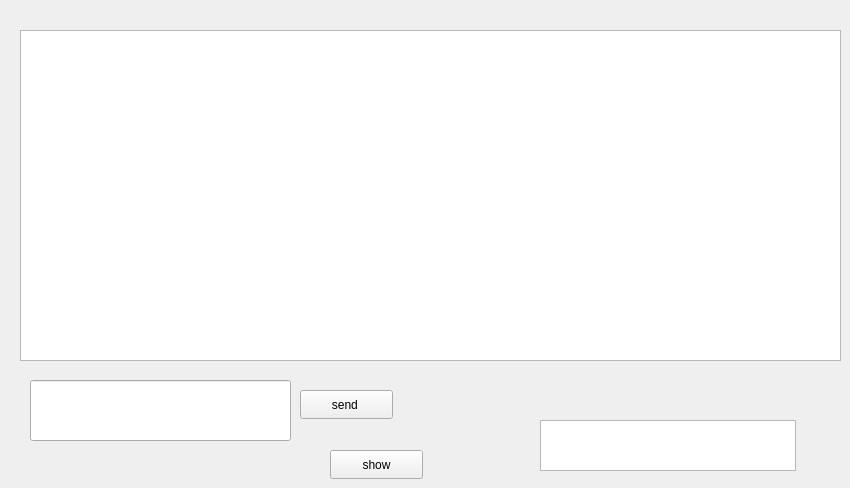
        <widget class="QWidget" name="tab_13">
         <attribute name="title">
          <string>messages privés</string>
         </attribute>
         <widget class="QLineEdit" name="messageg_2">
          <property name="geometry">
           <rect>
            <x>30</x>
            <y>380</y>
            <width>261</width>
            <height>61</height>
           </rect>
          </property>
         </widget>
         <widget class="QPushButton" name="send_2">
          <property name="geometry">
           <rect>
            <x>300</x>
            <y>390</y>
            <width>93</width>
            <height>29</height>
           </rect>
          </property>
          <property name="text">
           <string>send </string>
          </property>
         </widget>
         <widget class="QTextEdit" name="textedit1_2">
          <property name="geometry">
           <rect>
            <x>20</x>
            <y>30</y>
            <width>821</width>
            <height>331</height>
           </rect>
          </property>
          <property name="autoFillBackground">
           <bool>false</bool>
          </property>
          <property name="readOnly">
           <bool>true</bool>
          </property>
         </widget>
         <widget class="QListWidget" name="listWidget_2">
          <property name="geometry">
           <rect>
            <x>540</x>
            <y>420</y>
            <width>256</width>
            <height>51</height>
           </rect>
          </property>
         </widget>
         <widget class="QPushButton" name="show2">
          <property name="geometry">
           <rect>
            <x>330</x>
            <y>450</y>
            <width>93</width>
            <height>29</height>
           </rect>
          </property>
          <property name="text">
           <string>show</string>
          </property>
         </widget>
        </widget>
